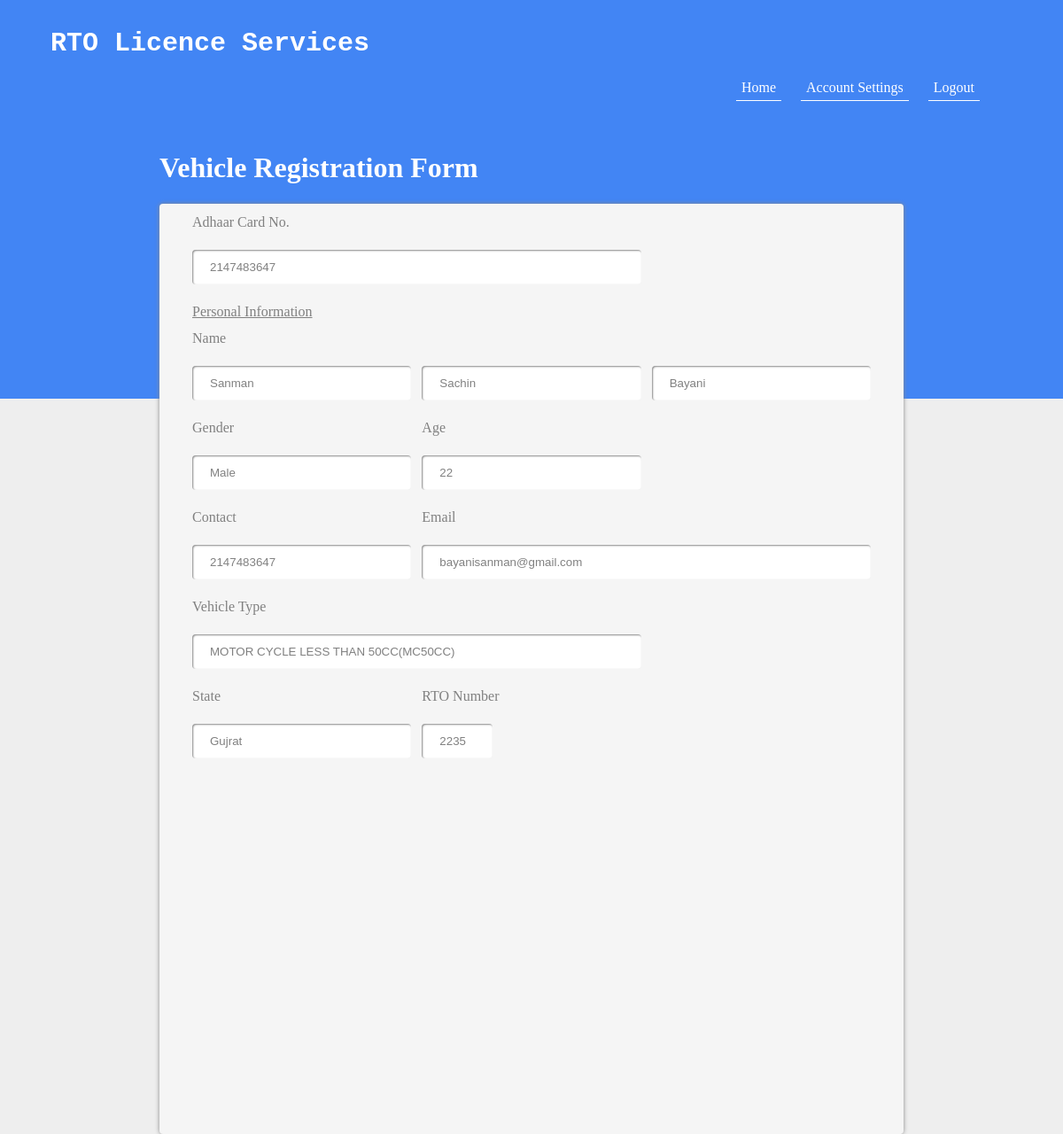
/user_session/form_vehicle_display.php (signed in), run on the app's committed database.
### tables this page shows
CREATE TABLE `form_vehicle` (
  `id` int(11) NOT NULL,
  `adhaar` int(255) NOT NULL,
  `fn` text NOT NULL,
  `mn` text NOT NULL,
  `ln` text NOT NULL,
  `gender` enum('Male','Female') NOT NULL,
  `phone` int(10) NOT NULL,
  `mobile` int(10) NOT NULL,
  `age` int(3) NOT NULL,
  `email` varchar(255) NOT NULL,
  `state` enum('Maharashtra','Gujrat','Madhya Pradesh') NOT NULL,
  `rto_number` int(25) NOT NULL,
  `vehicle_type` enum('MOTOR CYCLE LESS THAN 50CC(MC50CC)','MOTOR CYCLE WITHOUT GEAR(NON TRANSPORT)(MCWOG)','MOTOR CYCLE WITH GEAR (NON TRANSPORT)(MCWG)','LMV-NT-CAR(LMV)','LMV -3 WHEELER NT(3W-NT)','LMV-TRACTOR-NT(TRCTOR)','INVALID CARRIAGE VEHICLE(INVCRG)','ROAD ROLLER(RDRLR)','OTHERS - CONSTRUCTION EQUIPMENTS(CNEQP)') NOT NULL,
  `verify_v` int(2) NOT NULL
);

### user_session/form_vehicle_display.php (the view, shortened to what this page needs)
 <?php
  $username = $_SESSION['username'];
	   ?>
	   <?php
		$query= mysql_query("SELECT * FROM form_vehicle where fn = '$username'");
      while($row=mysql_fetch_array($query))
		{
		$adhaar=$row["adhaar"];
        $fname=$row["fn"];
		$mname=$row["mn"];
		$lname =$row["ln"];
        $gen= $row["gender"];
        $mobile=$row["mobile"];
        $age= $row["age"];
		$email=$row["email"];
		$state=$row["state"];
		$rto_number=$row["rto_number"];
		$vehicle_type=$row["vehicle_type"];
		}
		?>
<?php
include "session_header.php";
?>
<!DOCTYPE html>
<html>
<head>
</head>
<body id="body">
<link rel="stylesheet" type="text/css" href="form_vehicle.css">
<div id="optlayout">
<h1 id="form_licence">Vehicle Registration Form</h1>
<div id="table">
<form method="post" action="">
<table>
<tr>
<td colspan="2">Adhaar Card No.</td>
</tr>
<tr>
<td colspan="2"><input type ="number" value="<?php echo $adhaar?>" readonly></td>
</tr>
<tr>
<td colspan="3"><u>Personal Information</u></td>
</tr>
<tr>
<td colspan="3">Name</td>
</tr>
<tr>
<td><input type ="text" value="<?php echo $fname?>" readonly></td>
<td><input type ="text" value="<?php echo $mname?>" readonly></td>
<td><input type ="text" value="<?php echo $lname?>" readonly></td>
</tr>
<tr>
<td>Gender</td>
<td>Age</td>
</tr>
<tr>
<td><input type ="text" value="<?php echo $gen?>" readonly></td>
<td><input type ="number" value="<?php echo $age?>" readonly></td>
</tr>
<tr>
<td>Contact</td>
<td>Email</td>
</tr>
<tr>
<td><input type ="number" value="<?php echo $mobile?>" readonly></td>
<td colspan="2"><input type ="email" value="<?php echo $email?>" readonly></td>
</tr>
<tr>
<td>
Vehicle Type
</td>
</tr>
<tr>
<td colspan="2"><input type ="text" value="<?php echo $vehicle_type?>" readonly></td>
</tr>
<tr>
<td>State</td>
<td>RTO Number</td>
</tr>
<tr>
<td>
<input type="text" value="<?php echo $state?>" readonly></td>
<td><input type ="text" style="width:80px" value="<?php echo $rto_number?>" readonly></td>
</form>
</div>
</div>
</body>
</html>

### user_session/session_header.css (style rules this page uses)
body { margin: 0px; }

### user_session/form_vehicle.css (style rules this page uses)
#table { padding-left: 0px; margin: 60px; margin-top: 0px; background-color: white; box-shadow: 0px 0px 5px #888888; background-color: #F5F5F5; color: grey; height: 1050px; border-radius: 4px; }
table { padding: 5px 30px 30px 30px; margin: 0 auto; width: 100%; }
#form_licence { color: white; text-align:left; margin-left:60px; }
input[type="text"], input[type="number"], input[type="email"], input[type="date"] { width: 100%; padding: 12px 20px; margin: 10px 0px; margin-right: 5px; border: none; box-sizing: border-box; box-shadow: inset 1px 1px 2px #888888; color: grey; border-radius: 4px; }
td { padding: 5px; }
#optlayout { padding-left:120px; padding-right:120px; padding-top:30px; background-color: #4285f4; height: 300px; }
body { font-family: "corbel"; background-color: #eeeeee; }

### data on the page
form_vehicle: adhaar "2147483647", fn "Sanman", mn "Sachin", ln "Bayani", gender "Male", age "22", mobile "2147483647", email "bayanisanman@gmail.com", vehicle_type "MOTOR CYCLE LESS THAN 50CC(MC50CC)", state "Gujrat", rto_number "2235"
